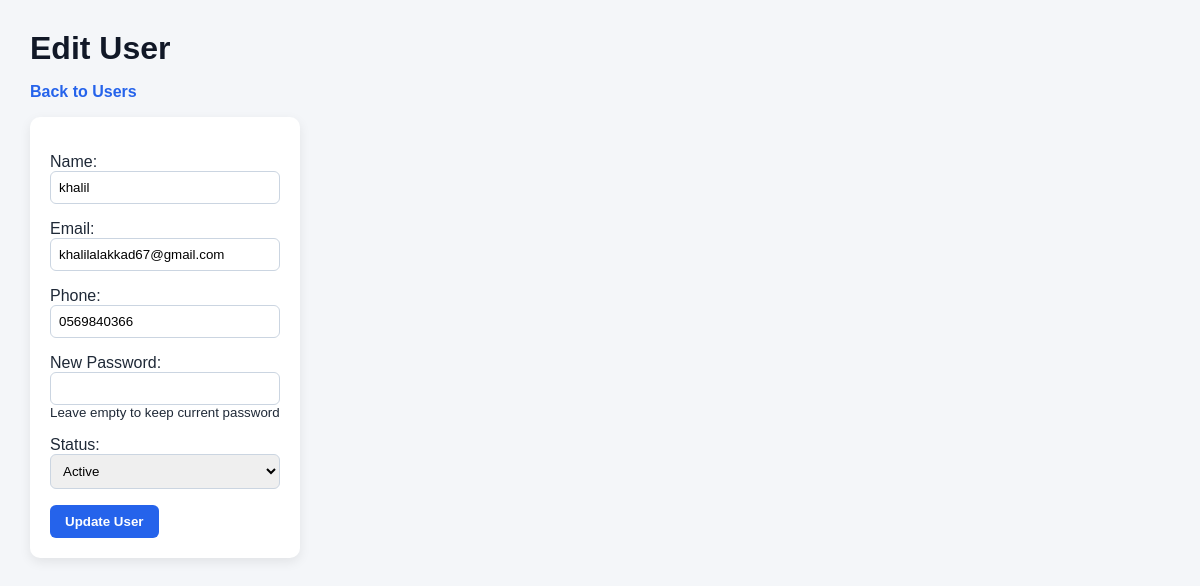
Screenshot of /index.php?page=users&action=editForm&id=2 (signed in) with the database file from the repository.
### tables this page shows
CREATE TABLE `users` (
  `id` int(10) UNSIGNED NOT NULL,
  `name` varchar(120) NOT NULL,
  `email` varchar(180) NOT NULL,
  `password` varchar(255) NOT NULL,
  `role` enum('admin','doctor','patient') NOT NULL DEFAULT 'patient',
  `phone` varchar(20) DEFAULT NULL,
  `avatar` varchar(255) DEFAULT NULL,
  `is_active` tinyint(1) NOT NULL DEFAULT 1,
  `created_at` timestamp NOT NULL DEFAULT current_timestamp()
);

### controllers/UserController.php (called while the page is built, shortened)
<?php
require_once __DIR__ . "/../models/UserModel.php";
class UserController
{
    private $userModel;
    public function __construct()
    {
        $this->userModel = new UserModel();
    }
    public function editForm()
    {
        $id = (int) ($_GET["id"] ?? 0);
        $user = $this->userModel->findById($id);
        require_once __DIR__ . "/../views/users/edit.php";
    }
}

### core/Database.php (called while the page is built, shortened)
<?php
class Database
{
    private static $instance = null;
    private $conn;
    private function __construct()
    {
        $this->conn = new mysqli(DB_HOST, DB_USER, DB_PASS, DB_NAME);
        $this->conn->set_charset("utf8mb4");
    }
    public static function getInstance()
    {
        if (self::$instance === null) {
            self::$instance = new Database();
        }
        return self::$instance;
    }
    public function query($sql, $types = "", $params = [])
    {
        $stmt = $this->conn->prepare($sql);
        if (!empty($types) && !empty($params)) {
            $stmt->bind_param($types, ...$params);
        }
        if (!$stmt->execute()) {
            throw new RuntimeException("Database query execution failed.");
        }
        $result = $stmt->get_result();
        if ($result !== false) {
            return $result;
        }
        return true;
    }
}

### models/UserModel.php (called while the page is built, shortened)
<?php
require_once __DIR__ . "/../core/BaseModel.php";
class UserModel extends BaseModel
{
    public function findById($id)
    {
        $sql = "SELECT *
                FROM users
                WHERE id = ?";
        $result = $this->execute($sql, "i", [$id]);
        return $result->fetch_assoc();
    }
}

### core/BaseModel.php (called while the page is built, shortened)
<?php
require_once __DIR__ . "/Database.php";
class BaseModel
{
    protected $db;
    public function __construct()
    {
        $this->db = Database::getInstance();
    }
    protected function execute($sql, $types = "", $params = [])
    {
        return $this->db->query($sql, $types, $params);
    }
}

### core/helpers.php (called while the page is built, shortened)
<?php
function sanitize($value)
{
    return htmlspecialchars($value ?? "", ENT_QUOTES, "UTF-8");
}

### views/users/edit.php (the view, shortened to what this page needs)
<?php
require_once __DIR__ . "/../../core/helpers.php";
?>
<h1>Edit User</h1>
<p>
    <a href="index.php?page=users&action=index">
        Back to Users
    </a>
</p>
<form method="post" action="index.php?page=users&action=update">
    <p>
        Name:<br>
        <input type="text"
               name="name"
               value="<?php echo sanitize($user["name"]); ?>"
               required>
    </p>
    <p>
        Email:<br>
        <input type="email"
               value="<?php echo sanitize($user["email"]); ?>"
               readonly>
    </p>
    <p>
        Phone:<br>
        <input type="text"
               name="phone"
               value="<?php echo sanitize($user["phone"] ?? ""); ?>">
    </p>
    <p>
        New Password:<br>
        <input type="password"
               name="new_password">
        <br>
        <small>Leave empty to keep current password</small>
    </p>
    <p>
        Status:<br>
        <select name="is_active">
            <option value="1"
                <?php if ((int)$user["is_active"] === 1) echo "selected"; ?>>
                Active
            </option>
        </select>
    </p>
    <button type="submit">
        Update User
    </button>
</form>

### public/assets/style.css (style rules this page uses)
* { box-sizing: border-box; }
h1 { color: #111827; margin-bottom: 10px; }
p { font-size: 16px; }
a { color: #2563eb; font-weight: 600; text-decoration: none; }
form { background: white; padding: 20px; width: fit-content; border-radius: 10px; box-shadow: 0 4px 12px rgba(0, 0, 0, 0.08); margin-top: 15px; }
input, select, textarea { padding: 8px; border: 1px solid #cbd5e1; border-radius: 6px; min-width: 230px; }
button, input[type="submit"] { background: #2563eb; color: white; border: none; padding: 9px 15px; border-radius: 6px; cursor: pointer; font-weight: bold; }

### rows the page displays
users: name "khalil", email "khalilalakkad67@gmail.com", phone "0569840366", is_active "Active"
